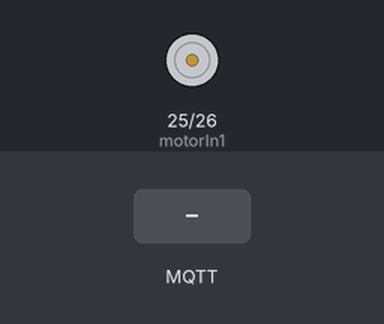
Simulated run of this sketch. Board: ESP32. On the bench: motor-driver pin pairs drawn as motors (green arrow = first pin HIGH = forward, orange = second pin HIGH = backward, longer = more drive). The inputs (shaded band) are chosen by the test bench. WiFi joins after 1.5 s; servers stay silent unless stated; random numbers use the default seed unless the sketch sets one; no MQTT or app messages arrive unless stated; what the sketch prints to the serial monitor is not drawn.

Above: at 3.2 s.
3.3 s: MQTT message "LV1" arrives on the first subscribed topic
At 4.5 s:
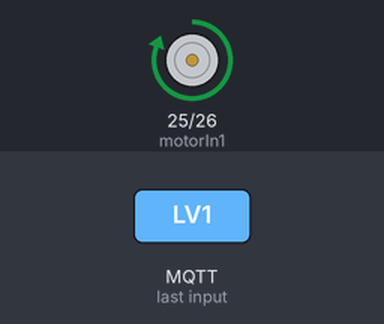
4.8 s: MQTT message "LV2" arrives on the first subscribed topic
7.8 s: MQTT message "OFF" arrives on the first subscribed topic
At 8.5 s:
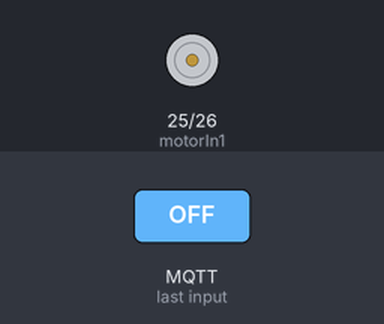
Timing chart, 0 to 10.8 s (numbered marks = the images above; inputs shaded):
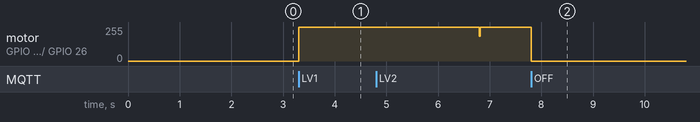

The sketch:

fantest.ino
```cpp
#include <WiFi.h>
#include <PubSubClient.h>
#include "DHT.h"
#define DHTTYPE DHT11   // DHT 11
#define DHTPIN 4     // Digital pin connected to the DHT sensor
#define WIFI_AP "ZJUWLAN-Secure"
#define WIFI_PASSWORD "ZJU_is_Great"
char MqttServer[] = "10.119.13.108";
WiFiClient Client;
PubSubClient client(Client);

unsigned long lastSend;
//定义风扇端口
const int motorIn1 = 25;
const int motorIn2 = 26;

#define Speed_0 0
#define Speed_1 185
#define Speed_2 255
int Speed_now = 0;

String sub_topic;
String pub_topic;
int device_id = 6;

DHT dht(DHTPIN, DHTTYPE);

void setup() {
  Serial.begin(9600);
  pub_topic = "devices/control/" + String(device_id);
  sub_topic = "devices/public/" + String(device_id);
  client.setKeepAlive(15);
  InitWiFi();         // 连接WiFi
  client.setServer(MqttServer, 1883); // 连接WiFi之后，连接MQTT服务器
  lastSend = 0;
  client.setCallback(receiveCallback);
}

void loop() {
  //put your main code here, to run repeatedly:
  if (WiFi.status()!= WL_CONNECTED) {
    while (WiFi.status()!= WL_CONNECTED) {
      Serial.print("[loop()]Attempting to connect to WPA SSID: ");
      Serial.println(WIFI_AP);
      delay(2000);
    }
    Serial.println("[loop()]Connected to AP");
  }
  if ( !client.connected() ) {
    reconnect();
  }
  if( millis() - lastSend > 5000){
    sendData();
    lastSend = millis();
  }
  client.loop();
}


void InitWiFi(){
// 初始化软串口
Serial.begin(9600);
WiFi.mode(WIFI_STA);//关闭STA模式下wifi休眠，提高响应速度
WiFi.setSleep(false);// 断开之前的连接
WiFi.disconnect(true);// attempt to connect to WiFi network
Serial.print("[InitWiFi]Attempting to connect to WPA SSID: ");
Serial.println(WIFI_AP);
WiFi.begin(WIFI_AP, WIFI_PASSWORD);// 尝试连接WiFi网络

while (WiFi.status() != WL_CONNECTED) {
  Serial.print("[InitWiFi]Attempting to connect to WPA SSID: ");
  Serial.println(WIFI_AP);
  delay(2000);
}
  Serial.println("[InitWiFi]Connected to AP");
}

void sendFanSpeed(int speed){
  Speed_now = speed;
  dacWrite(motorIn1, speed);  // 高电平
  dacWrite(motorIn2, 0);    // 低电平
  Serial.print("Fan speed set to:");
  Serial.print(speed);
}

//从这里开始每10S传送一次温度数据给服务端
void sendData()
{
  String payload;
  switch(Speed_now){
    case 0:
      payload = "OFF";
      break;
    case 185:
      payload = "LV1";
      break;
    case 255:
      payload = "LV2";
      break;
  }
  Serial.println(payload);
  //dht.readTemperature();
  char attributes[10];
  payload.toCharArray( attributes, 10 );
  client.publish(sub_topic.c_str(), attributes);
}


//从MQTT服务器上订阅主题
void reconnect() {
// Loop until we're reconnected
  while (!client.connected()) {
    Serial.print("[reconnect]Connecting to MQTT Server ...");
    String clientId = "ESP8266Client-";
    clientId += String(random(0xffff), HEX); //产生一个随机数字 以免多块板子重名
// Attempt to connect
    if (client.connect(clientId.c_str(), NULL, NULL)) {
      Serial.println("[DONE]");
      subscribeTopic();
    } else {
      Serial.print("[FAILED] [ mqtt connect error code = ]");
      Serial.print(client.state());
      Serial.println(" : retry again in 5 seconds");// Wait 5 seconds before retrying
      delay(5000);
    }
  }
}

// 订阅指定主题
void subscribeTopic(){
//这么做是为确保不同设备使用同一个MQTT服务器测试消息订阅时，所订阅的主题名称不同
  String topicString = pub_topic;
  char subTopic[topicString.length() + 1];
  strcpy(subTopic, topicString.c_str());
//通过串口监视器输出是否成功订阅主题以及订阅的主题名称
  if(client.subscribe(subTopic)){
    Serial.print('\n');
    Serial.println("Subscrib Topic:");
    Serial.println(subTopic);
  } else {
    Serial.print("Subscribe Fail...");
  }
}

// 收到信息后的回调函数
void receiveCallback(char* topic, byte* payload, unsigned int length) {
  Serial.print("Message Received [");
  Serial.print(topic);
  Serial.print("] ");
  char message[length + 1];
  for (unsigned int i = 0; i < length; i++) {
    message[i] = (char)payload[i];
  }
  message[length] = '\0';  // 添加字符串结束符
  String payload1;
  payload1 = String(message);
  Serial.print(payload1);
  if(payload1 =="OFF"){
    sendFanSpeed(Speed_0);
    Serial.println("关闭风扇");
  }
  else if(payload1=="LV1"){
    sendFanSpeed(Speed_2);
    delay(3500);
    sendFanSpeed(Speed_1);
    Serial.println("开启挡位1");
  }
  else if(payload1=="LV2"){
    sendFanSpeed(Speed_2);
    Serial.println("开启挡位2");
  }
  else{
    Serial.print("输入有误");
  }
  sendData();
}
```

Measured:
- after the input at 3.3 s, motor on GPIO 25 (motorIn1) / GPIO 26 (motorIn2): stopped → forward 255/255 at once
- after the input at 7.8 s, motor on GPIO 25 (motorIn1) / GPIO 26 (motorIn2): forward 255/255 → stopped at once
